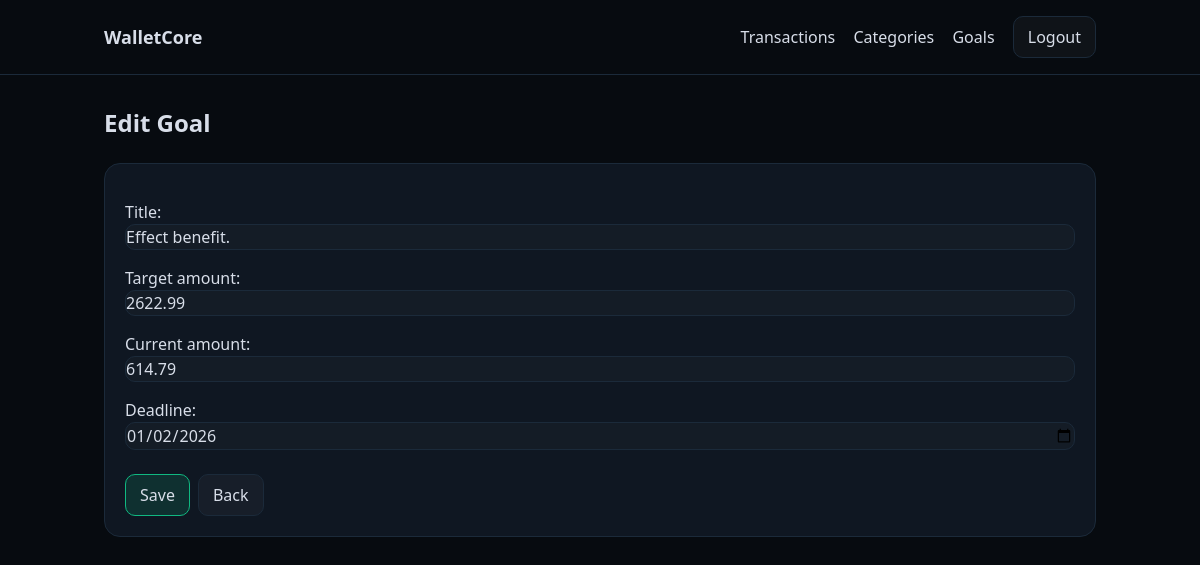
Screenshot of /goals/1/edit/ (signed in) with the database file from the repository.
### finances/models.py (models this page shows, shortened)
class FinancialGoal(models.Model):
    user = models.ForeignKey(User, on_delete=models.CASCADE)
    title = models.CharField(max_length=80)
    target_amount = models.DecimalField(max_digits=12, decimal_places=2)
    current_amount = models.DecimalField(max_digits=12, decimal_places=2, default=Decimal('0')) # error bez Decimal()
    deadline = models.DateField(null=True, blank=True)

### finances/views.py (the view)
# urls.py: path("goals/<int:pk>/edit/", views.GoalUpdate.as_view(), name="goal_edit"),
class GoalUpdate(LoginRequiredMixin, UpdateView):
    model = FinancialGoal
    form_class = GoalForm
    template_name = "finances/goal_form.html"
    success_url = reverse_lazy("finances:goal_list")
    def get_queryset(self):
        return FinancialGoal.objects.filter(user=self.request.user)

### finances/forms.py
class GoalForm(forms.ModelForm):
    class Meta:
        model = FinancialGoal
        fields = ["title", "target_amount", "current_amount", "deadline"]
        widgets = {
            "deadline": forms.DateInput(attrs={"type": "date"}),
        }

### templates/finances/goal_form.html (shortened to what this page needs)
{% extends "base.html" %}
{% block content %}
<h2 class="text-2xl font-semibold mb-6">
  {% if object %}Edit Goal{% else %}New Goal{% endif %}
</h2>
<div class="wc-card">
  <form method="post" class="space-y-4">
    {{ form.as_p }}
    <div class="flex gap-2 pt-2">
      <button class="wc-btn wc-btn-primary" type="submit">Save</button>
      <a class="wc-btn" href="{% url 'finances:goal_list' %}">Back</a>
    </div>
  </form>
</div>
{% endblock %}

### templates/base.html (style rules this page uses)
:root { --bg0: #070b10; --bg1: #0f1722; --line: #1b2a3a; --text: #d8dee9; --muted: #8b9bb4; --emerald: #10b981; --emerald-soft: rgba(16, 185, 129, 0.15); --danger-soft: rgba(251, 113, 133, 0.12); }
body { background: var(--bg0); color: var(--text); }
.wc-card { background: var(--bg1); border: 1px solid var(--line); border-radius: 16px; padding: 20px; }
.wc-btn { padding: 8px 14px; border-radius: 10px; border: 1px solid var(--line); background: rgba(255, 255, 255, 0.03); display: inline-flex; align-items: center; justify-content: center; gap: 6px; }
.wc-btn-primary { border-color: var(--emerald); background: var(--emerald-soft); }
input, select, textarea { width: 100%; background: rgba(255, 255, 255, 0.02); border: 1px solid var(--line); border-radius: 10px; padding: 8px 12px; color: var(--text); }
a { text-decoration: none; }

### rows the page displays
FinancialGoal: title "Effect benefit.", target_amount "2622.99", current_amount "614.79", deadline "01/02/2026"
